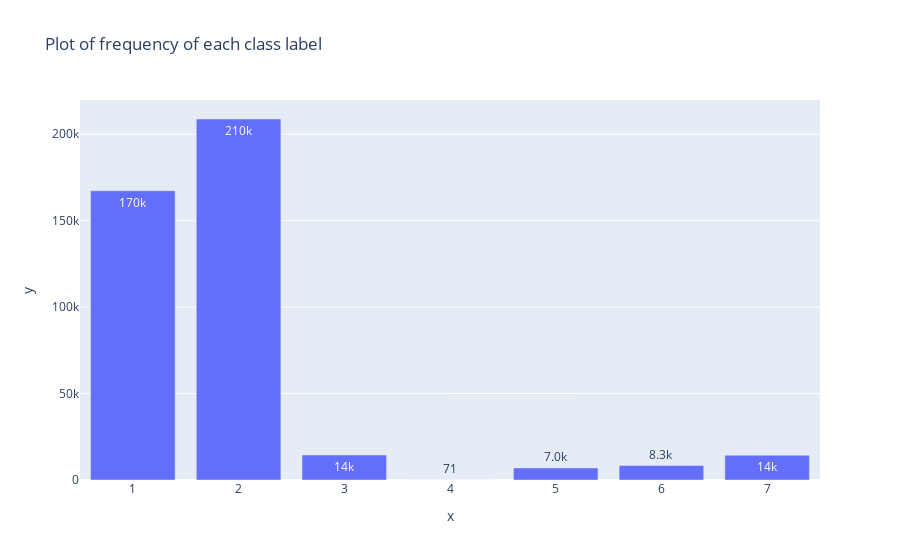

Write notebook code for a chart like this one.
### Code cell
fig = px.bar(x=np.arange(1,8), y=np.array([len_class_label1,len_class_label2,len_class_label3,len_class_label4,len_class_label5,len_class_label6,len_class_label7]), text_auto='.2s', title="Plot of frequency of each class label ")
fig.show()

### Figure 1 — Plotly figure (JSON) as saved in the notebook; plotly's stock layout.template omitted (floating-point values rounded to 4 significant figures)
{"data": [{"alignmentgroup": "True", "hovertemplate": "x=%{x}<br>y=%{y}<extra></extra>", "legendgroup": "", "marker": {"color": "#636efa", "pattern": {"shape": ""}}, "name": "", "offsetgroup": "", "orientation": "v", "showlegend": false, "textposition": "auto", "texttemplate": "%{y:.2s}", "type": "bar", "x": [1, 2, 3, 4, 5, 6, 7], "xaxis": "x", "y": [167257, 208733, 14450, 71, 6974, 8344, 14342], "yaxis": "y"}], "layout": {"barmode": "relative", "legend": {"tracegroupgap": 0}, "title": {"text": "Plot of frequency of each class label "}, "xaxis": {"anchor": "y", "domain": [0, 1], "title": {"text": "x"}}, "yaxis": {"anchor": "x", "domain": [0, 1], "title": {"text": "y"}}}}
